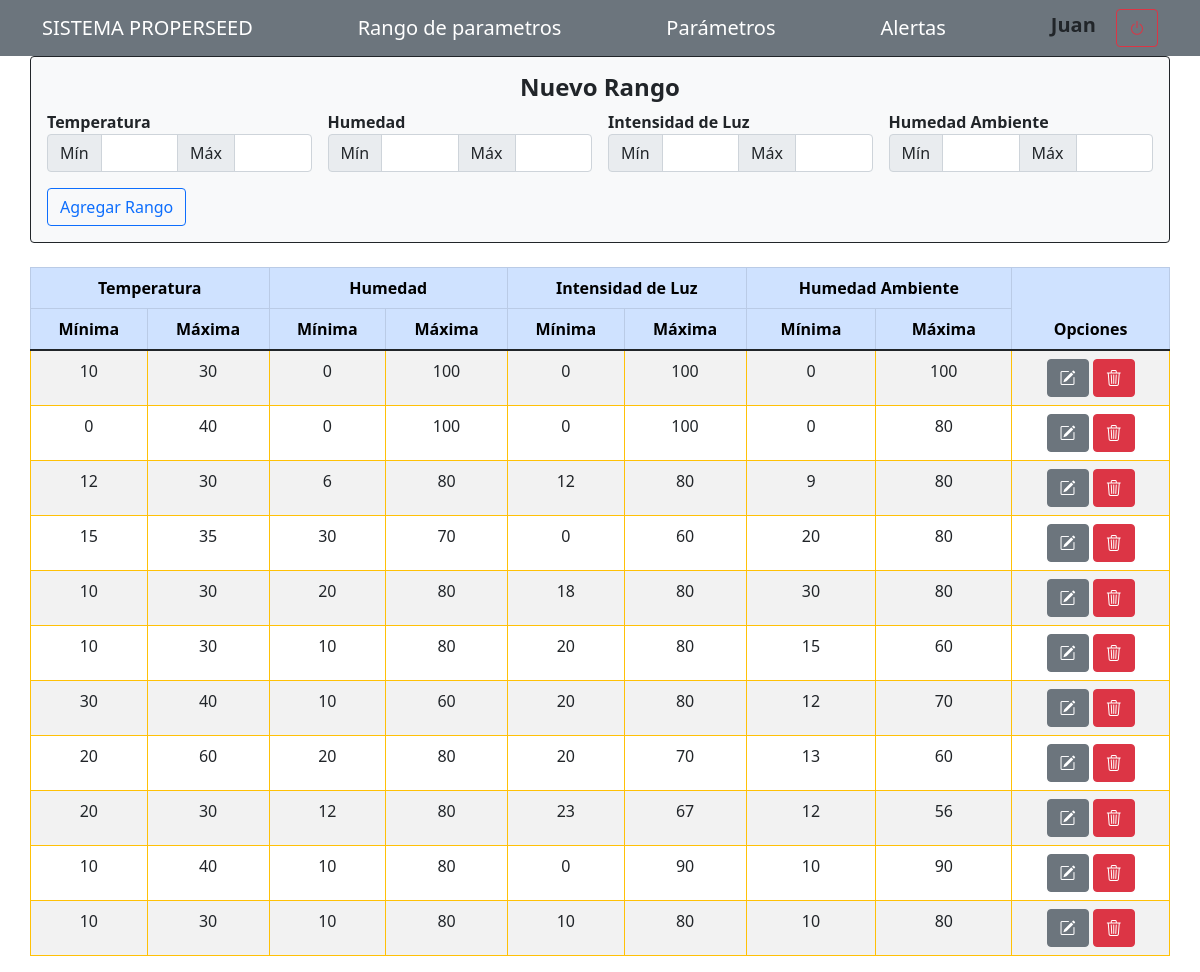
/rango_parametros.php (signed in), run on the app's committed database.
### tables this page shows
CREATE TABLE `rango_parametros` (
  `Id` int(11) NOT NULL,
  `Temperatura_max` float NOT NULL,
  `Temperatura_min` float NOT NULL,
  `Humedad_max` float NOT NULL,
  `Humedad_min` float NOT NULL,
  `Intensidad_luz_max` float NOT NULL,
  `Intensidad_luz_min` float NOT NULL,
  `Humedad_ambiente_max` float NOT NULL,
  `Humedad_ambiente_min` float NOT NULL
);

### rango_parametros.php (the view, shortened to what this page needs)
<?php include('includes/header.php'); ?>
<main class="container">
  <div class="row">
    <div class="card card-body bg-light border-dark">
      <h4 class="text-center fw-bold">Nuevo Rango</h4>
      <form class="row g-3 needs-validation" action="agregar_rango.php" method="POST">
        <div class="col-md-3">
          <label class="text-dark fw-bold">Temperatura</label><br>
          <div class="input-group">
            <span class="input-group-text">Mín</span>
            <input name="temp_min" type="number" class="form-control" required>
            <span class="input-group-text">Máx</span>
            <input name="temp_max" type="number" class="form-control" required>
          </div>
        </div>
        <div class="col-md-3">
          <label class="text-dark fw-bold">Humedad</label><br>
          <div class="input-group">
            <span class="input-group-text">Mín</span>
            <input name="humedad_min" type="number" class="form-control" required>
            <span class="input-group-text">Máx</span>
            <input name="humedad_max" type="number" class="form-control" required>
          </div>
        </div>
        <div class="col-md-3">
          <label class="text-dark fw-bold">Intensidad de Luz</label><br>
          <div class="input-group">
            <span class="input-group-text">Mín</span>
            <input name="luz_min" type="number" class="form-control" required>
            <span class="input-group-text">Máx</span>
            <input name="luz_max" type="number" class="form-control" required>
          </div>
        </div>
        <div class="col-md-3">
          <label class="text-dark fw-bold">Humedad Ambiente</label><br>
          <div class="input-group">
            <span class="input-group-text">Mín</span>
            <input name="hum_amb_min" type="number" class="form-control" required>
            <span class="input-group-text">Máx</span>
            <input name="hum_amb_max" type="number" class="form-control" required>
          </div>
        </div>
        <div class="col-md-2">
          <input type="submit" name="save_rango" class="btn btn-outline-primary btn-block" value="Agregar Rango">
        </div>
        <div class="col-md-3">
        </div>
      </form>
    </div>
  </div><br>
  <div class="row">
    <table class="table table-bordered border-warning text-center table-striped">
      <thead class="table-primary">
        <tr>
          <th colspan="2">Temperatura</th>
          <th colspan="2">Humedad</th>
          <th colspan="2">Intensidad de Luz</th>
          <th colspan="2">Humedad Ambiente</th>
          <th rowspan="2">Opciones</th>
        </tr>
        <tr>
          <th>Mínima</th>
          <th>Máxima</th>
          <th>Mínima</th>
          <th>Máxima</th>
          <th>Mínima</th>
          <th>Máxima</th>
          <th>Mínima</th>
          <th>Máxima</th>
        </tr>
      </thead>
      <tbody>
        <?php
        if(isset($_POST['list_disp']) && $_POST['list_disp']<>"--") {
          $id = $_POST['list_disp'];
          $query = "SELECT * FROM rango_parametros WHERE id=$id";
        } else {
          $query = "SELECT * FROM rango_parametros";
        }
        $result = mysqli_query($conn, $query);
        while($row = mysqli_fetch_assoc($result)) { ?>
          <tr>
            <td><?php echo $row['Temperatura_min']; ?></td>
            <td><?php echo $row['Temperatura_max']; ?></td>
            <td><?php echo $row['Humedad_min']; ?></td>
            <td><?php echo $row['Humedad_max']; ?></td>
            <td><?php echo $row['Intensidad_luz_min']; ?></td>
            <td><?php echo $row['Intensidad_luz_max']; ?></td>
            <td><?php echo $row['Humedad_ambiente_min']; ?></td>
            <td><?php echo $row['Humedad_ambiente_max']; ?></td>
            <td>
              <a href="editar_rango.php?id=<?php echo $row['Id']?>" class="btn btn-secondary">
                <i class="bi bi-pencil-square"></i>
              </a>
              <a href="eliminar.php?id=<?php echo $row['Id']?>&tabla=rango_parametros" class="btn btn-danger">
              <i class="bi bi-trash3"></i>
              </a>
            </td>
          </tr>
        <?php } ?>
      </tbody>
    </table>
  </div>
</main>
<?php include('includes/footer.php'); ?>

### includes/header.php (shortened to what this page needs)
<!DOCTYPE html>
<html lang="en">
  <head>
    <link href="https://cdn.jsdelivr.net/npm/bootstrap@5.1.3/dist/css/bootstrap.min.css" rel="stylesheet">
    <link rel="stylesheet" href="https://cdn.jsdelivr.net/npm/bootstrap-icons@1.8.1/font/bootstrap-icons.css">
  </head>
  <body>
    <nav class="navbar navbar-dark bg-secondary">
      <div class="container">
        <a class="navbar-brand" href="index.php">SISTEMA PROPERSEED</a>
        <a class="navbar-brand" href="rango_parametros.php">Rango de parametros</a>
        <a class="navbar-brand" href="parametros.php">Parámetros</a>
        <a class="navbar-brand" href="alertas.php">Alertas</a>
        <div class="text-end">
          <a class="navbar-brand fw-bold text-dark"><?php echo $_SESSION['nombres']; ?></a>
          <a href="Autenticacion/cerrar_sesion.php" class="btn btn-outline-danger">
            <i class='bi bi-power'></i>
          </a>
        </div>
      </div>
    </nav>

### includes/footer.php (shortened to what this page needs)
</body>
</html>

### data on the page
rango_parametros: Temperatura_min "10", Temperatura_max "30", Humedad_min "0", Humedad_max "100", Intensidad_luz_min "0", Intensidad_luz_max "100", Humedad_ambiente_min "0", Humedad_ambiente_max "100"
rango_parametros: Temperatura_min "0", Temperatura_max "40", Humedad_min "0", Humedad_max "100", Intensidad_luz_min "0", Intensidad_luz_max "100", Humedad_ambiente_min "0", Humedad_ambiente_max "80"
rango_parametros: Temperatura_min "12", Temperatura_max "30", Humedad_min "6", Humedad_max "80", Intensidad_luz_min "12", Intensidad_luz_max "80", Humedad_ambiente_min "9", Humedad_ambiente_max "80"
rango_parametros: Temperatura_min "15", Temperatura_max "35", Humedad_min "30", Humedad_max "70", Intensidad_luz_min "0", Intensidad_luz_max "60", Humedad_ambiente_min "20", Humedad_ambiente_max "80"
rango_parametros: Temperatura_min "10", Temperatura_max "30", Humedad_min "20", Humedad_max "80", Intensidad_luz_min "18", Intensidad_luz_max "80", Humedad_ambiente_min "30", Humedad_ambiente_max "80"
rango_parametros: Temperatura_min "10", Temperatura_max "30", Humedad_min "10", Humedad_max "80", Intensidad_luz_min "20", Intensidad_luz_max "80", Humedad_ambiente_min "15", Humedad_ambiente_max "60"
rango_parametros: Temperatura_min "30", Temperatura_max "40", Humedad_min "10", Humedad_max "60", Intensidad_luz_min "20", Intensidad_luz_max "80", Humedad_ambiente_min "12", Humedad_ambiente_max "70"
rango_parametros: Temperatura_min "20", Temperatura_max "60", Humedad_min "20", Humedad_max "80", Intensidad_luz_min "20", Intensidad_luz_max "70", Humedad_ambiente_min "13", Humedad_ambiente_max "60"
rango_parametros: Temperatura_min "20", Temperatura_max "30", Humedad_min "12", Humedad_max "80", Intensidad_luz_min "23", Intensidad_luz_max "67", Humedad_ambiente_min "12", Humedad_ambiente_max "56"
rango_parametros: Temperatura_min "10", Temperatura_max "40", Humedad_min "10", Humedad_max "80", Intensidad_luz_min "0", Intensidad_luz_max "90", Humedad_ambiente_min "10", Humedad_ambiente_max "90"
rango_parametros: Temperatura_min "10", Temperatura_max "30", Humedad_min "10", Humedad_max "80", Intensidad_luz_min "10", Intensidad_luz_max "80", Humedad_ambiente_min "10", Humedad_ambiente_max "80"

### other printed values
$_SESSION['nombres'] "Juan"
